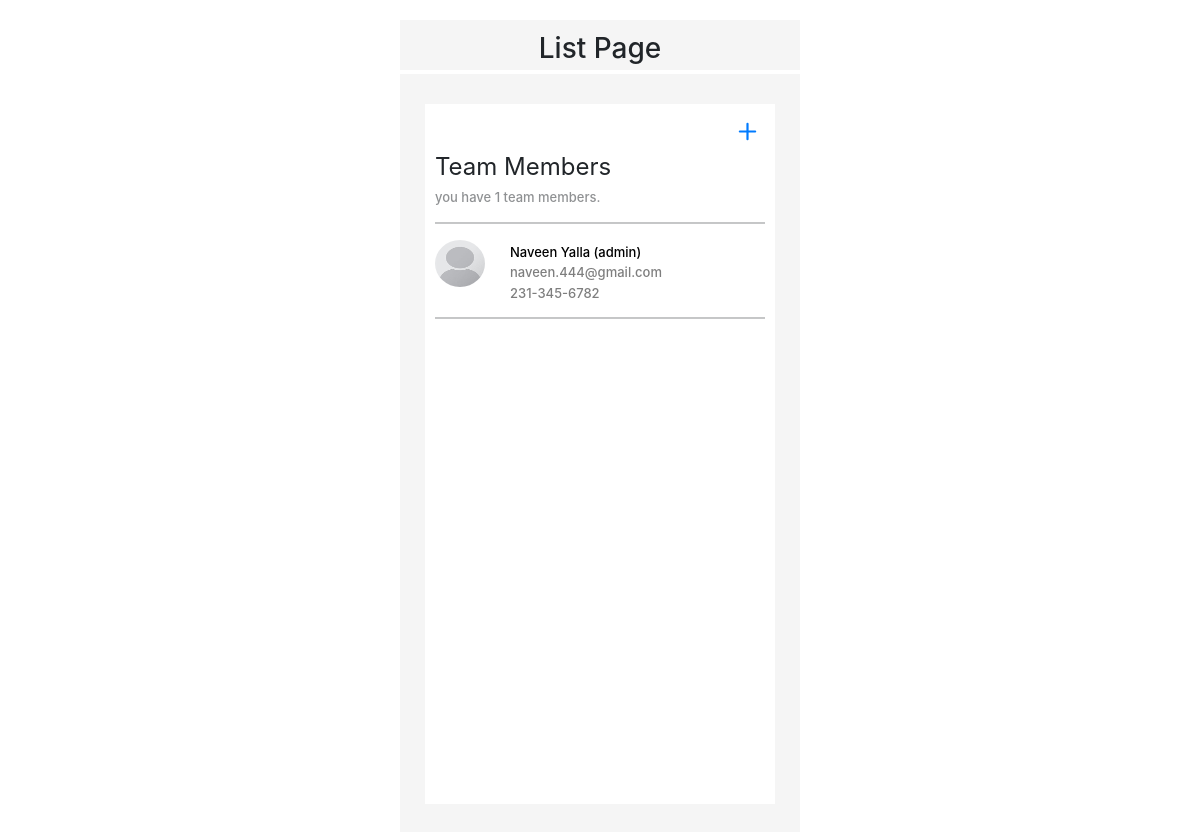
Before: / with the older database file.
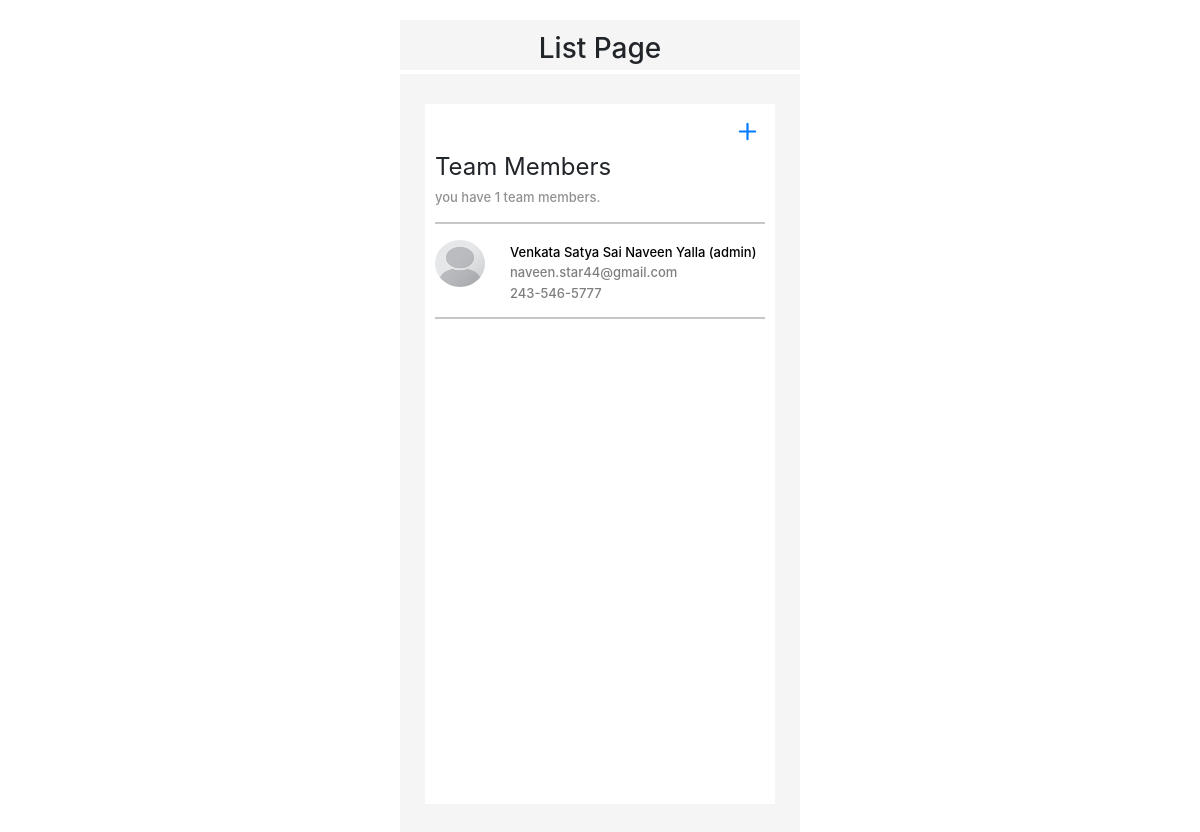
After: the same page with the newer database file.
### teammember/models.py (models this page shows, shortened)
class People(models.Model):
    firstname = models.CharField(max_length=40,null=False,blank=False)
    lastname =models.CharField(max_length=40,null=True,blank=False)
    email = models.EmailField(max_length = 50,unique=True)
    phone = models.CharField(max_length=13,null=False,blank=False,unique=True,validators=[MinLengthValidator(10)])
    create = models.DateTimeField(auto_now_add=True)
    role=[
        ("member","Regular - Can't delete members"),
        ("admin","Admin - Can delete members")
    ]
    choice=models.CharField(choices=role,default="member",max_length=20)
    class Meta:
        ordering = ['create']

### teammember/views.py (the view)
# urls.py: path('',TeamList.as_view(),name='team'),
class TeamList(ListView):
    model = People
    context_object_name= 'peoplelist'
    def get_context_data(self, **kwargs):
        context = super().get_context_data(**kwargs)
        context['totalcount'] = People.objects.all().count
        return context
    """ def get_queryset(self):
        queryset = super(TeamList,self).get_queryset()
        for a in queryset:
            a.phone=a[:3]+"-"+a[4:7]+"-"+a[7:]
        return queryset """

### teammember/templatetags/phone.py (called while the page is built)
@register.filter
def phoneconcatinate(value):
    print(value,"rfgerg")
    return value[:3]+"-"+value[3:6]+"-"+value[6:]

### teammember/templates/teammember/people_list.html (shortened to what this page needs)
{% extends 'teammember/main.html' %}
{% load phone %}
{% block content %}
<div class="container" id="big1">
    <div style="width: 350px;height:100%;padding:auto" class="container-sm">
    <div class="row text-center">
        <div class="col text-center"style="padding-bottom: 12px;padding-top: 12px;">
            <h3 style="padding:auto;">List Page</h3>
        </div>
</div>
</div>
</div>
<div class="container" id="big">
<div style="background:white" class="container-sm"   id="cont">
    <div class="row">
        <div class="col-12 text-right">
           <a style="color: #007bff;" href="{% url 'add-people' %}"> <svg xmlns="http://www.w3.org/2000/svg" width="35" height="35" fill="currentColor" class="bi bi-plus text-right " viewBox="0 0 16 16">
                <path d="M8 4a.5.5 0 0 1 .5.5v3h3a.5.5 0 0 1 0 1h-3v3a.5.5 0 0 1-1 0v-3h-3a.5.5 0 0 1 0-1h3v-3A.5.5 0 0 1 8 4z"/>
              </svg></a>
        </div>
</div>
    <div class="row">
        <div style="font-size:x-large" class="col-sm" style="margin-top: 30px;">
          Team Members <br><h6 id="opa" style="font-size: small;">you have {{totalcount}} team members.</h6>
        </div>
   </div>
   <hr class="solid">
 {% for a in peoplelist %}
  <a  href="{% url 'edit-people' a.id %}"><div class="row">
    <div class="col-3">
        <div class="box">
            {% load static %}
            <img class="thumb-lg img-circle bx-s" src="{% static 'placeholder.png' %}" alt="">
    </div>
    </div>
    <div style="padding-left: 0;" class="col-9">
        {% if a.choice == "admin" %}
        <h6 style="font-size: small;">{{a.firstname}} {{a.lastname}} (admin)</h6>
        {% else %}
        <h6 style="font-size: small;">{{a.firstname}} {{a.lastname}}</h6>
        {% endif %}
        <br>
        <h6 id="opa" style="font-size: small;">{{a.email}}</h6>
        <br>
        <h6 id="opa" style="font-size: small;">{{a.phone|phoneconcatinate}}</h6>
    </div>
  </div></a>
  <hr class="solid">
  {% endfor %}
</div>
</div>
{% endblock content %}

Changed rows visible on the page:
removed People: firstname "Naveen", lastname "Yalla", email "naveen.444@gmail.com", phone "231-345-6782"
added People: firstname "Venkata Satya Sai Naveen", lastname "Yalla", email "naveen.star44@gmail.com", phone "243-546-5777"
